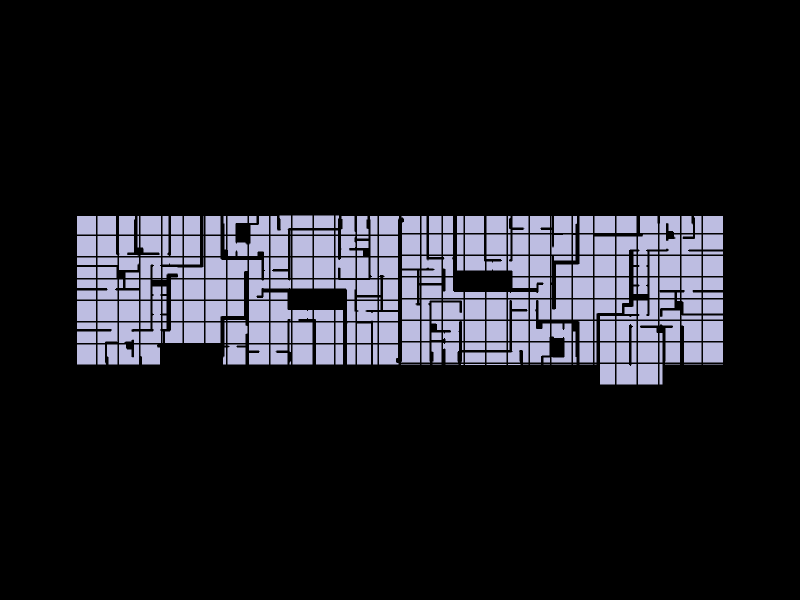

Write notebook code for a chart like this one.
### Markdown cell above
## 10. Show the resulting shell

### Code cell
Topology.Show(shell,
              camera=[0,0,6],
              faceColor=[210,210,250],
              faceOpacity=0.9,
              edgeColor="black",
              edgeWidth=3,
              showVertices=False,
              backgroundColor="black",
              width=800,
              height=600,
              renderer = renderer)

### Figure 1 — Plotly figure (JSON) as saved in the notebook; plotly's stock layout.template omitted (floating-point values rounded to 4 significant figures; data arrays with more than 128 entries replaced by an {"elided": "..."} marker saying what was removed)
{"data": [{"hoverinfo": "text", "legendgroup": "2", "legendrank": 2, "line": {"color": "black", "dash": "solid", "width": 3}, "marker": {"size": 0}, "mode": "lines", "name": "1: Untitled (Edges)", "showlegend": false, "text": "", "type": "scatter3d", "x": {"elided": "5172 float values"}, "y": {"elided": "5172 float values"}, "z": {"elided": "5172 int values"}}, {"cmax": 1, "cmin": 0, "color": "#D2D2FA", "colorscale": [[0, "#440154"], [0.1111, "#482878"], [0.2222, "#3e4989"], [0.3333, "#31688e"], [0.4444, "#26828e"], [0.5556, "#1f9e89"], [0.6667, "#35b779"], [0.7778, "#6ece58"], [0.8889, "#b5de2b"], [1, "#fde725"]], "flatshading": true, "hoverinfo": "text", "hovertext": "", "i": {"elided": "1512 int values"}, "j": {"elided": "1512 int values"}, "k": {"elided": "1512 int values"}, "legendgroup": "3", "legendrank": 3, "lighting": {"facenormalsepsilon": 0}, "name": "1: Untitled (Faces)", "opacity": 0.9, "showlegend": false, "showscale": false, "text": "", "type": "mesh3d", "x": {"elided": "1342 float values"}, "y": {"elided": "1342 float values"}, "z": {"elided": "1342 int values"}}], "layout": {"autosize": true, "height": 600, "margin": {"b": 40, "l": 40, "r": 40, "t": 40}, "paper_bgcolor": "#000000", "plot_bgcolor": "#000000", "scene": {"aspectmode": "data", "camera": {"center": {"x": 0, "y": 0, "z": 0}, "eye": {"x": 0, "y": 0, "z": 6}, "projection": {"type": "perspective"}, "up": {"x": 0, "y": 1, "z": 0}}, "xaxis": {"visible": false}, "yaxis": {"visible": false}, "zaxis": {"visible": false}}, "showlegend": true, "width": 800, "xaxis": {"showgrid": false, "visible": false, "zeroline": false}, "yaxis": {"showgrid": false, "visible": false, "zeroline": false}}}
